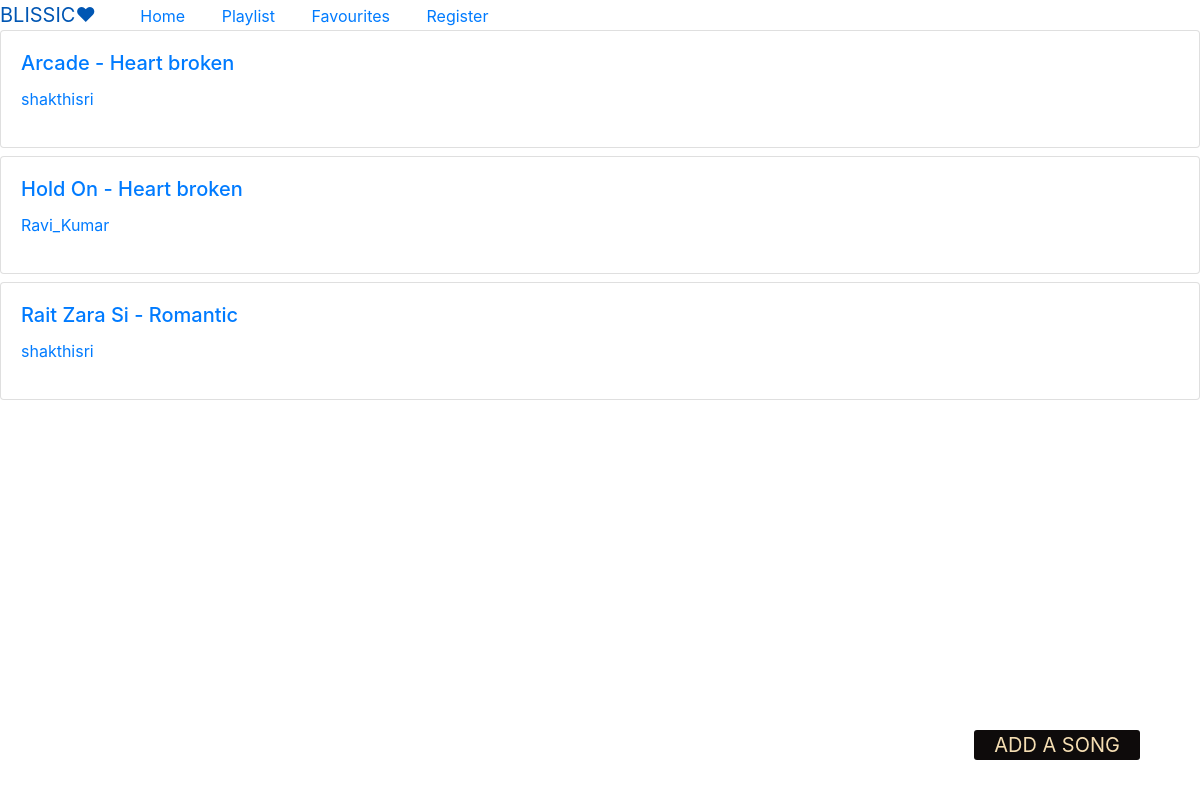
The page / on the database its author committed.
### song/models.py (models this page shows, shortened)
class Song(models.Model):
    title = models.CharField(max_length=100, null=False)
    movie_name = models.CharField(max_length=100, null=True, blank=True, default="Unknown")
    artist = models.CharField(max_length=100, null=True, blank=True, default="Unknown")
    genre = models.CharField(max_length=15, choices= GENRE_CHOICES, default= "Unknown")
    language = models.CharField(max_length=10, choices= LANG_CHOICES, default= "Unknown")
    lyrics = models.TextField(default="Currently Unavailable",null=True,blank=True)
    date_posted = models.DateTimeField(default=timezone.now)
    author = models.ForeignKey(Profile,on_delete= models.SET_NULL,null=True)
    liked = models.ManyToManyField(User, blank=True)
    file = models.FileField(default='default.mp3',upload_to='musics/',null=True,blank=True)
    duration = models.PositiveIntegerField("Duration in seconds",blank=True,null=True)
    cover = models.ImageField(default='default.jpeg', upload_to='covers/',null=True,blank=True)
    add_in_pl = models.BooleanField(default=False)
    class Meta:
        ordering = ("-date_posted",)

### profiles/models.py (models this page shows)
class Profile(models.Model):
    user = models.OneToOneField(User, on_delete=models.CASCADE)
    bio = models.TextField(blank=True, max_length=150)
    avatar = models.ImageField(default='default.png', upload_to='avatars')
    updated = models.DateTimeField(auto_now=True)
    created = models.DateTimeField(auto_now_add=True)
    def __str__(self):
        return f"{self.user.username}"

### song/views.py (the view)
# urls.py: 2. Add a URL to urlpatterns:  path('', views.home, name='home')
def home(request):
    songs = Song.objects.all()
    return render(request, 'song/home.html', {'songs':songs} )

### song/templates/song/home.html (shortened to what this page needs)
{% extends 'base.html' %}
{% load static %}
{% block css %}
    <link rel="stylesheet" href="https://stackpath.bootstrapcdn.com/bootstrap/4.4.1/css/bootstrap.min.css">
{% endblock css%}
{% block content %}
<div id="baby" class="hide-it">
    <a href="{% url 'new_song_form' %}"><button class="add-new-song">ADD A SONG</button></a>
    {% for song in songs %}
        <a href="
        {% if fav %}
            {% url 'fav_song_detail' pk=song.id %}
        {% else %}
            {% url 'song-detail' pk=song.id %}
        {% endif %}
        ">
            <div class="card mb-2">
                <div class="card-body">
                    <h5 class="card-title">{{ song.title }} - {{song.genre}}</h5>
                    <p class="card-text">{{ song.author }}</p>
                </div>
            </div>
        </a>
    {% endfor %}
</div>
{% endblock content %}

### static/main.css (style rules this page uses)
.add-new-song { position:absolute; z-index: 1; right: 5%; bottom: 5%; width: auto; height: auto; font-size: 20px; color: wheat; background-color: rgb(14, 11, 11); border-radius: 3px; border: none; padding: 0 20px; }
a { color: black; text-decoration: none; }

### rows shown on the page
Song: title "Arcade", genre "Heart broken", author "shakthisri"
Song: title "Hold On", genre "Heart broken", author "Ravi_Kumar"
Song: title "Rait Zara Si", genre "Romantic", author "shakthisri"
